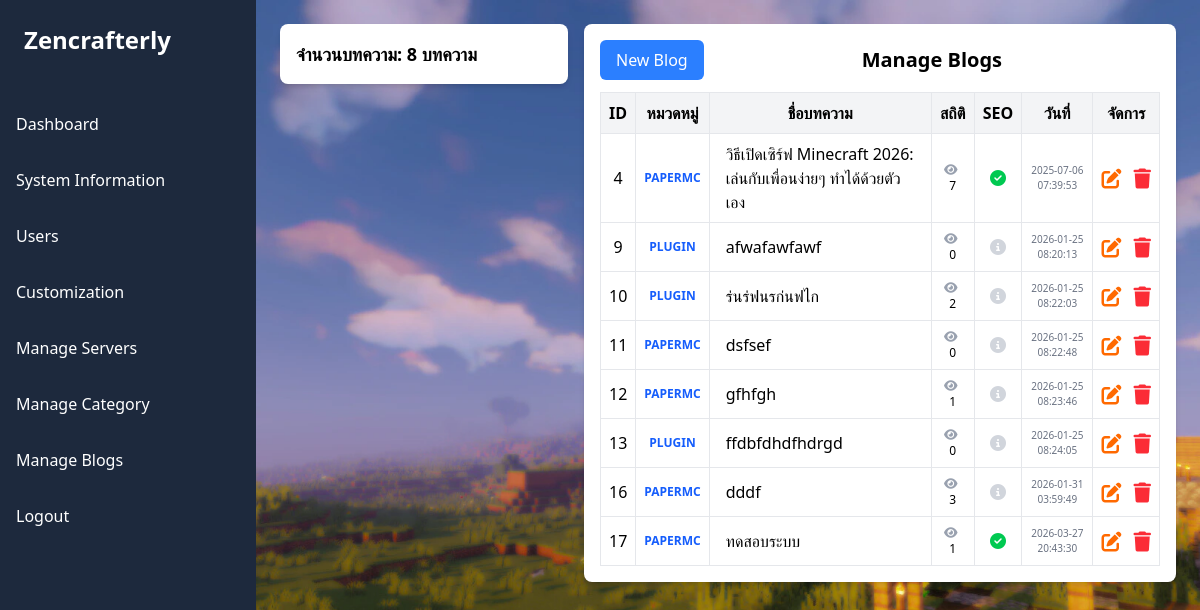
The page /administrator/manageBlogs.php (signed in) on the database its author committed.
### tables this page shows
CREATE TABLE `blogs` (
  `blogId` int NOT NULL,
  `userId` int NOT NULL,
  `blogTitle` varchar(255) NOT NULL,
  `blogContent` text,
  `views` int NOT NULL DEFAULT '0',
  `status` enum('draft','published','archived') NOT NULL DEFAULT 'published',
  `blogImage` varchar(255) NOT NULL,
  `seo_title` varchar(255) DEFAULT NULL,
  `seo_description` varchar(255) DEFAULT NULL,
  `seo_keywords` varchar(255) DEFAULT NULL,
  `categoryId` int DEFAULT NULL,
  `blogCategory` varchar(255) NOT NULL,
  `createdAt` datetime NOT NULL,
  `updatedAt` datetime DEFAULT NULL ON UPDATE CURRENT_TIMESTAMP,
  `slug` varchar(255) NOT NULL
);

### system/administratorSystem.php (called while the page is built, shortened)
<?php
function fetchAllBlogs($conn)
{
    try {
        $sql = "SELECT blogs.*, users.username
                FROM blogs
                JOIN users ON blogs.userId = users.userId";
        $stmt = $conn->prepare($sql);
        $stmt->execute();
        return $stmt->fetchAll(PDO::FETCH_ASSOC);
    } catch (PDOException $error) {
        echo "Error: " . $error->getMessage();
        return [];
    }
}

### administrator/manageBlogs.php (the view, shortened to what this page needs)
<?php
require_once '../system/administratorSystem.php';
$fetchAllBlogs = fetchAllBlogs($conn);
$totalBlogs = is_array($fetchAllBlogs) ? count($fetchAllBlogs) : 0;
?>
<!DOCTYPE html>
<html lang="en">
<head>
    <link rel="stylesheet" href="https://cdnjs.cloudflare.com/ajax/libs/font-awesome/6.6.0/css/all.min.css" />
    <link rel="stylesheet" href="../css/output.css">
    <link rel="stylesheet" href="../css/style.css">
</head>
<body>
    <div class="flex">
        <?php include_once('../components/header-admin.php'); ?>
        <div class="flex-1 p-6">
            <div class="grid grid-cols-12 gap-4">
                <div class="col-span-12 sm:col-span-4">
                    <div class="card-white">
                        <h2 class="font-bold text-lg">จำนวนบทความ: <?php echo $totalBlogs; ?> บทความ</h2>
                    </div>
                </div>
                <div class="col-span-12 sm:col-span-8">
                    <div class="card-white">
                        <div class="flex items-center">
                            <a href="addBlog.php" class="btn btn-blue-500">New Blog</a>
                            <h2 class="font-bold flex-1 text-center text-xl">Manage Blogs</h2>
                        </div>
                        <div class="overflow-x-auto mt-3">
                            <table class="table-auto w-full border border-slate-400 border-collapse text-center">
                                <thead>
                                    <tr class="bg-gray-100">
                                        <th class="p-2 border">ID</th>
                                        <th class="p-2 border">หมวดหมู่</th>
                                        <th class="p-2 border">ชื่อบทความ</th>
                                        <th class="p-2 border">สถิติ</th>
                                        <th class="p-2 border">SEO</th>
                                        <th class="p-2 border">วันที่</th>
                                        <th class="p-2 border">จัดการ</th>
                                    </tr>
                                </thead>
                                <tbody>
                                    <?php foreach ($fetchAllBlogs as $blog):
                                        $hasSEO = (!empty($blog['seo_title']) && !empty($blog['seo_description']));
                                    ?>
                                        <tr class="hover:bg-gray-50 transition">
                                            <td class="p-2 border"><?= $blog['blogId'] ?></td>
                                            <td class="p-2 border text-xs uppercase font-bold text-blue-600"><?= $blog['blogCategory'] ?></td>
                                            <td class="p-2 border text-left font-medium px-4"><?= htmlspecialchars($blog['blogTitle']) ?></td>
                                            <td class="p-2 border text-xs">
                                                <i class="fa-solid fa-eye mr-1 text-gray-400"></i> <?= number_format($blog['views']) ?>
                                            </td>
                                            <td class="p-2 border">
                                                <i class="fa-solid <?= $hasSEO ? 'fa-circle-check text-green-500' : 'fa-circle-info text-gray-300' ?>" title="<?= $hasSEO ? 'SEO ทำแล้ว' : 'ยังไม่ได้ทำ SEO' ?>"></i>
                                            </td>
                                            <td class="p-2 border text-[10px] text-gray-500"><?= $blog['createdAt'] ?></td>
                                            <td class="p-2 border">
                                                <div class="flex gap-3 justify-center">
                                                    <a href="editBlog.php?blogId=<?= $blog['blogId'] ?>" class="text-orange-500 hover:text-orange-700 transition" title="แก้ไข">
                                                        <i class="fa-solid fa-pen-to-square fa-lg"></i>
                                                    </a>
                                                    <form action="" method="post" class="inline" onsubmit="return confirm('ยืนยันการลบโพสต์นี้ใช่ไหม?');">
                                                        <button type="submit" class="text-red-500 hover:text-red-700 transition" title="ลบ">
                                                            <i class="fa-solid fa-trash fa-lg"></i>
                                                        </button>
                                                    </form>
                                                </div>
                                            </td>
                                        </tr>
                                    <?php endforeach; ?>
                                </tbody>
                            </table>
                        </div>
                    </div>
                </div>
            </div>
        </div>
    </div>
</body>
</html>

### css/style.css (style rules this page uses)
body { background-image: url('../img/bg_blur.webp'); background-size: cover; background-position: bg-center; background-repeat: no-repeat; }

### rows shown on the page
blogs: blogId "4", blogCategory "PAPERMC", blogTitle "วิธีเปิดเซิร์ฟ Minecraft 2026: เล่นกับเพื่อนง่ายๆ ทำได้ด้วยตัวเอง", views "7", createdAt "2025-07-06 07:39:53"
blogs: blogId "9", blogCategory "PLUGIN", blogTitle "afwafawfawf", views "0", createdAt "2026-01-25 08:20:13"
blogs: blogId "10", blogCategory "PLUGIN", blogTitle "ร่นร่ฟนรก่นฟไก", views "2", createdAt "2026-01-25 08:22:03"
blogs: blogId "11", blogCategory "PAPERMC", blogTitle "dsfsef", views "0", createdAt "2026-01-25 08:22:48"
blogs: blogId "12", blogCategory "PAPERMC", blogTitle "gfhfgh", views "1", createdAt "2026-01-25 08:23:46"
blogs: blogId "13", blogCategory "PLUGIN", blogTitle "ffdbfdhdfhdrgd", views "0", createdAt "2026-01-25 08:24:05"
blogs: blogId "16", blogCategory "PAPERMC", blogTitle "dddf", views "3", createdAt "2026-01-31 03:59:49"
blogs: blogId "17", blogCategory "PAPERMC", blogTitle "ทดสอบระบบ", views "1", createdAt "2026-03-27 20:43:30"

### other values the page prints
$totalBlogs "8"
